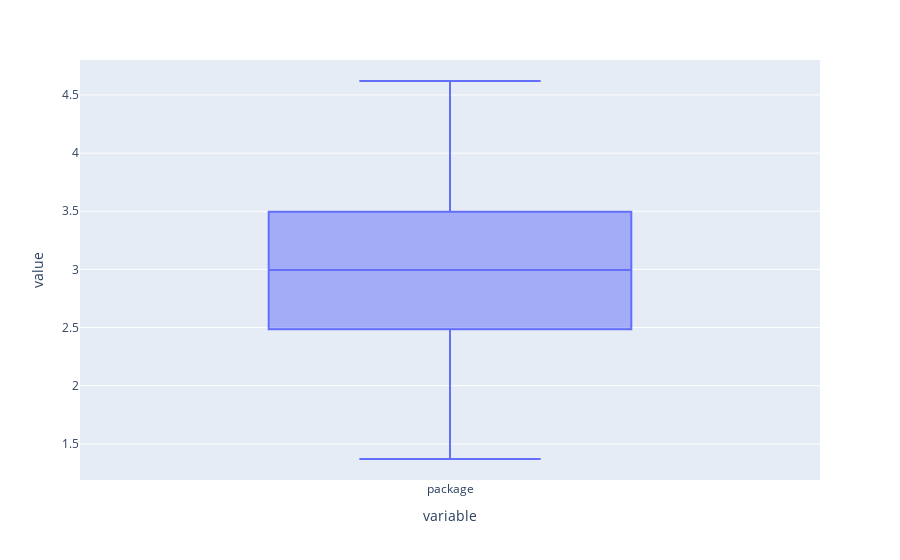

Here is the notebook cell this chart was saved with:
### Code cell
px.box(df["package"])

### Figure 1 — Plotly figure (JSON) as saved in the notebook; plotly's stock layout.template omitted (floating-point values rounded to 4 significant figures; data arrays with more than 128 entries replaced by an {"elided": "..."} marker saying what was removed)
{"data": [{"alignmentgroup": "True", "hovertemplate": "variable=%{x}<br>value=%{y}<extra></extra>", "legendgroup": "", "marker": {"color": "#636efa"}, "name": "", "notched": false, "offsetgroup": "", "orientation": "v", "showlegend": false, "type": "box", "x": {"elided": "200 str values"}, "x0": " ", "xaxis": "x", "y": {"elided": "200 float values"}, "y0": " ", "yaxis": "y"}], "layout": {"boxmode": "group", "legend": {"tracegroupgap": 0}, "margin": {"t": 60}, "xaxis": {"anchor": "y", "domain": [0, 1], "title": {"text": "variable"}}, "yaxis": {"anchor": "x", "domain": [0, 1], "title": {"text": "value"}}}}
